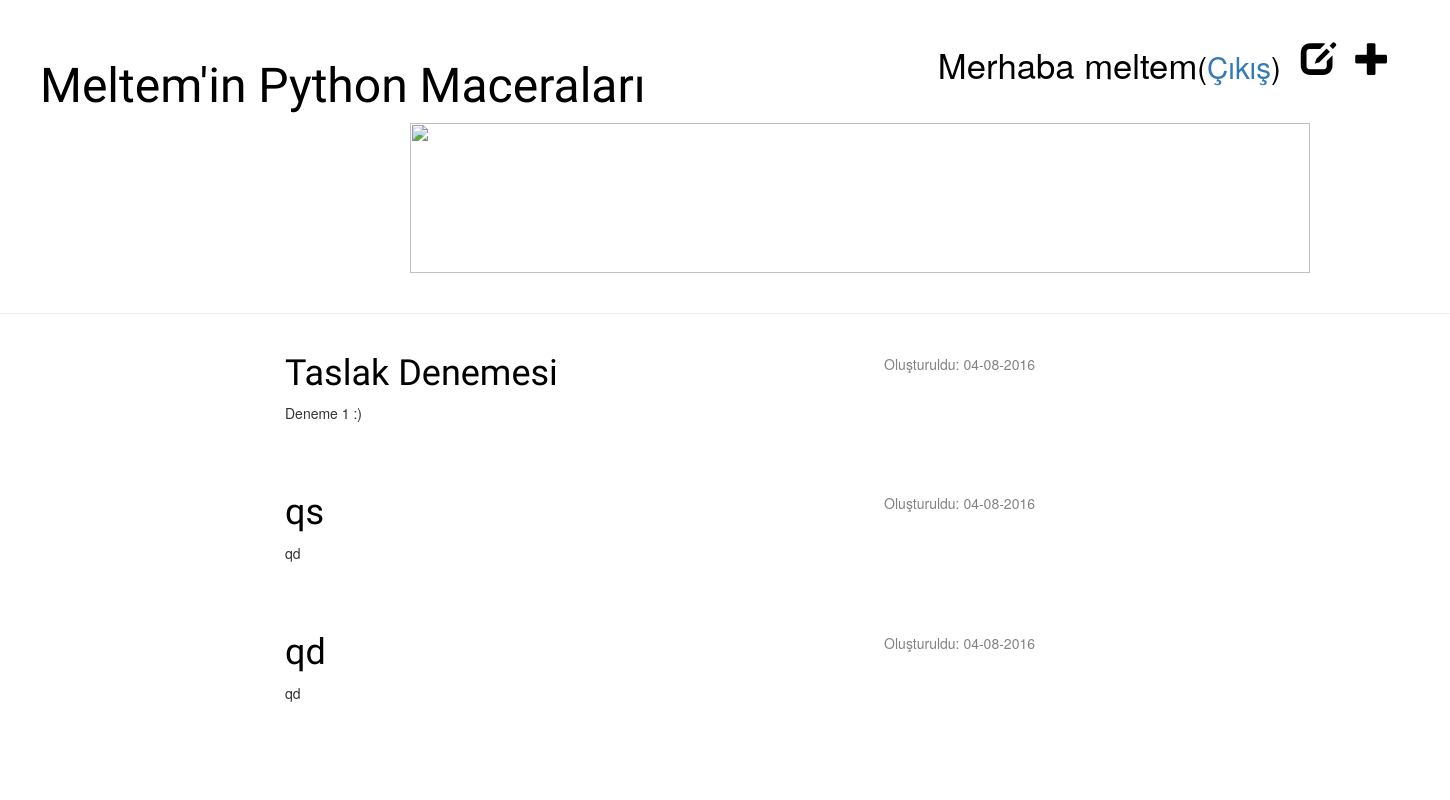
Page /drafts/ (signed in) on the earlier database version.
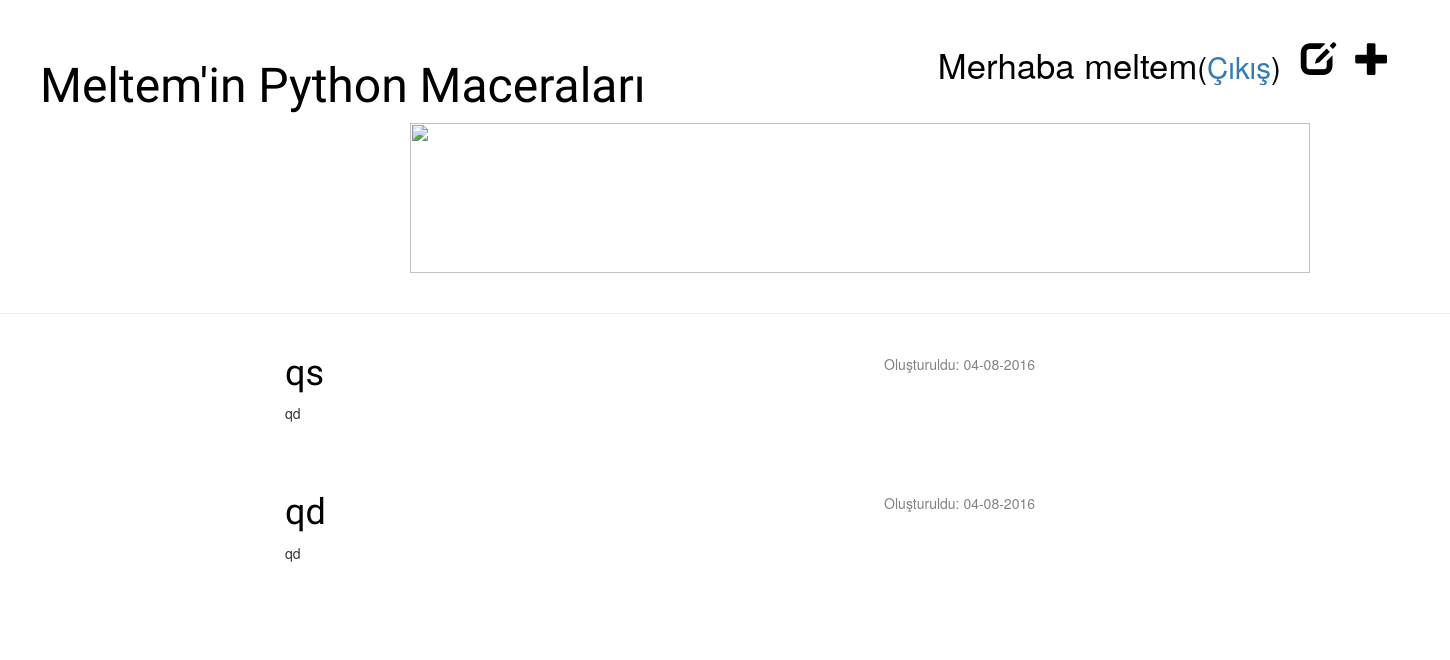
Same page on the later database version.
### blog/models.py (models this page shows, shortened)
class Post(models.Model):
    yazar = models.ForeignKey('auth.User')
    baslik = models.CharField(max_length=200)
    yazi = models.TextField()
    yaratilis_tarihi = models.DateTimeField(
            default=timezone.now)
    yayinlanma_tarihi = models.DateTimeField(
            blank=True, null=True)

### blog/views.py (the view)
# urls.py: url(r'^drafts/$', views.post_draft_list, name='post_draft_list'),
@login_required
def post_draft_list(request):
    posts = Post.objects.filter(yayinlanma_tarihi__isnull=True).order_by('yaratilis_tarihi')
    return render(request, 'blog/post_draft_list.html', {'posts': posts})

### blog/templates/blog/post_draft_list.html
{% extends 'blog/base.html' %}
{% block content %}
    {% for post in posts %}
        <div class="post">
            <p class="date">Oluşturuldu:
            {{ post.yaratilis_tarihi|date:'d-m-Y' }}
			</p>
            <h1><a href="{% url 'post_detail' pk=post.pk %}">{{ post.baslik }}</a></h1>
            <p>{{ post.yazi|truncatechars:200 }}</p>
        </div>
    {% endfor %}
{% endblock %}

Differences in the rows shown:
removed Post: yaratilis_tarihi "04-08-2016", baslik "Taslak Denemesi", yazi "Deneme 1 :)"
